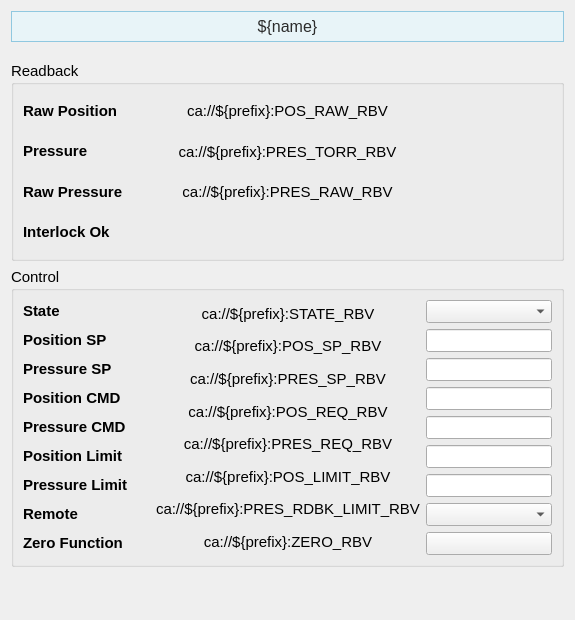
<?xml version="1.0" encoding="UTF-8"?>
<ui version="4.0">
 <class>Form</class>
 <widget class="QWidget" name="Form">
  <property name="geometry">
   <rect>
    <x>0</x>
    <y>0</y>
    <width>575</width>
    <height>620</height>
   </rect>
  </property>
  <property name="sizePolicy">
   <sizepolicy hsizetype="Preferred" vsizetype="Preferred">
    <horstretch>0</horstretch>
    <verstretch>0</verstretch>
   </sizepolicy>
  </property>
  <property name="windowTitle">
   <string>Form</string>
  </property>
  <layout class="QVBoxLayout" name="verticalLayout_3">
   <item>
    <widget class="PyDMLabel" name="PyDMLabel_11">
     <property name="maximumSize">
      <size>
       <width>16777215</width>
       <height>40</height>
      </size>
     </property>
     <property name="font">
      <font>
       <pointsize>12</pointsize>
      </font>
     </property>
     <property name="toolTip">
      <string/>
     </property>
     <property name="styleSheet">
      <string notr="true">    background-color: #e8f4f8;

    border: 1px solid #90c8e0;

    padding: 5px;

    color: rgb(43, 43, 43);</string>
     </property>
     <property name="text">
      <string>${name}</string>
     </property>
     <property name="alignment">
      <set>Qt::AlignCenter</set>
     </property>
    </widget>
   </item>
   <item>
    <spacer name="verticalSpacer_2">
     <property name="orientation">
      <enum>Qt::Vertical</enum>
     </property>
     <property name="sizeType">
      <enum>QSizePolicy::Fixed</enum>
     </property>
     <property name="sizeHint" stdset="0">
      <size>
       <width>20</width>
       <height>13</height>
      </size>
     </property>
    </spacer>
   </item>
   <item>
    <widget class="QGroupBox" name="groupBox">
     <property name="sizePolicy">
      <sizepolicy hsizetype="Preferred" vsizetype="Fixed">
       <horstretch>0</horstretch>
       <verstretch>0</verstretch>
      </sizepolicy>
     </property>
     <property name="minimumSize">
      <size>
       <width>0</width>
       <height>200</height>
      </size>
     </property>
     <property name="font">
      <font>
       <pointsize>11</pointsize>
      </font>
     </property>
     <property name="title">
      <string>Readback</string>
     </property>
     <layout class="QVBoxLayout" name="verticalLayout_14">
      <item>
       <layout class="QHBoxLayout" name="horizontalLayout_4" stretch="1,2,1">
        <item>
         <layout class="QVBoxLayout" name="verticalLayout">
          <item>
           <widget class="QLabel" name="interlock_ok_label_10">
            <property name="font">
             <font>
              <pointsize>11</pointsize>
             </font>
            </property>
            <property name="styleSheet">
             <string/>
            </property>
            <property name="text">
             <string>&lt;html&gt;&lt;head/&gt;&lt;body&gt;&lt;p&gt;&lt;span style=&quot; font-weight:600;&quot;&gt;Raw Position&lt;/span&gt;&lt;/p&gt;&lt;/body&gt;&lt;/html&gt;</string>
            </property>
           </widget>
          </item>
          <item>
           <widget class="QLabel" name="interlock_ok_label_13">
            <property name="font">
             <font>
              <pointsize>11</pointsize>
             </font>
            </property>
            <property name="styleSheet">
             <string/>
            </property>
            <property name="text">
             <string>&lt;html&gt;&lt;head/&gt;&lt;body&gt;&lt;p&gt;&lt;span style=&quot; font-weight:600;&quot;&gt;Pressure&lt;/span&gt;&lt;/p&gt;&lt;/body&gt;&lt;/html&gt;</string>
            </property>
           </widget>
          </item>
          <item>
           <widget class="QLabel" name="interlock_ok_label_14">
            <property name="font">
             <font>
              <pointsize>11</pointsize>
             </font>
            </property>
            <property name="styleSheet">
             <string/>
            </property>
            <property name="text">
             <string>&lt;html&gt;&lt;head/&gt;&lt;body&gt;&lt;p&gt;&lt;span style=&quot; font-weight:600;&quot;&gt;Raw Pressure&lt;/span&gt;&lt;/p&gt;&lt;/body&gt;&lt;/html&gt;</string>
            </property>
           </widget>
          </item>
          <item>
           <widget class="QLabel" name="interlock_ok_label_8">
            <property name="font">
             <font>
              <pointsize>11</pointsize>
             </font>
            </property>
            <property name="styleSheet">
             <string/>
            </property>
            <property name="text">
             <string>&lt;html&gt;&lt;head/&gt;&lt;body&gt;&lt;p&gt;&lt;span style=&quot; font-weight:600;&quot;&gt;Interlock Ok&lt;/span&gt;&lt;/p&gt;&lt;/body&gt;&lt;/html&gt;</string>
            </property>
           </widget>
          </item>
         </layout>
        </item>
        <item>
         <layout class="QVBoxLayout" name="verticalLayout_4">
          <item>
           <widget class="PyDMLabel" name="PyDMLabel_9">
            <property name="toolTip">
             <string/>
            </property>
            <property name="text">
             <string>ca://${prefix}:POS_RAW_RBV</string>
            </property>
            <property name="alignment">
             <set>Qt::AlignCenter</set>
            </property>
            <property name="precision">
             <number>0</number>
            </property>
            <property name="showUnits">
             <bool>false</bool>
            </property>
            <property name="precisionFromPV">
             <bool>true</bool>
            </property>
            <property name="alarmSensitiveContent">
             <bool>false</bool>
            </property>
            <property name="alarmSensitiveBorder">
             <bool>true</bool>
            </property>
            <property name="PyDMToolTip">
             <string/>
            </property>
            <property name="channel">
             <string>ca://${prefix}:POS_RAW_RBV</string>
            </property>
            <property name="enableRichText">
             <bool>false</bool>
            </property>
            <property name="displayLabelText">
             <bool>false</bool>
            </property>
            <property name="disconnectedText">
             <string/>
            </property>
           </widget>
          </item>
          <item>
           <widget class="PyDMLabel" name="PyDMLabel_12">
            <property name="toolTip">
             <string/>
            </property>
            <property name="text">
             <string>ca://${prefix}:PRES_TORR_RBV</string>
            </property>
            <property name="alignment">
             <set>Qt::AlignCenter</set>
            </property>
            <property name="precision">
             <number>0</number>
            </property>
            <property name="showUnits">
             <bool>false</bool>
            </property>
            <property name="precisionFromPV">
             <bool>true</bool>
            </property>
            <property name="alarmSensitiveContent">
             <bool>false</bool>
            </property>
            <property name="alarmSensitiveBorder">
             <bool>true</bool>
            </property>
            <property name="PyDMToolTip">
             <string/>
            </property>
            <property name="channel">
             <string>ca://${prefix}:PRES_TORR_RBV</string>
            </property>
            <property name="enableRichText">
             <bool>false</bool>
            </property>
            <property name="displayLabelText">
             <bool>false</bool>
            </property>
            <property name="disconnectedText">
             <string/>
            </property>
           </widget>
          </item>
          <item>
           <widget class="PyDMLabel" name="PyDMLabel_13">
            <property name="toolTip">
             <string/>
            </property>
            <property name="text">
             <string>ca://${prefix}:PRES_RAW_RBV</string>
            </property>
            <property name="alignment">
             <set>Qt::AlignCenter</set>
            </property>
            <property name="precision">
             <number>0</number>
            </property>
            <property name="showUnits">
             <bool>false</bool>
            </property>
            <property name="precisionFromPV">
             <bool>true</bool>
            </property>
            <property name="alarmSensitiveContent">
             <bool>false</bool>
            </property>
            <property name="alarmSensitiveBorder">
             <bool>true</bool>
            </property>
            <property name="PyDMToolTip">
             <string/>
            </property>
            <property name="channel">
             <string>ca://${prefix}:PRES_RAW_RBV</string>
            </property>
            <property name="enableRichText">
             <bool>false</bool>
            </property>
            <property name="displayLabelText">
             <bool>false</bool>
            </property>
            <property name="disconnectedText">
             <string/>
            </property>
           </widget>
          </item>
          <item>
           <widget class="PyDMByteIndicator" name="PyDMByteIndicator">
            <property name="toolTip">
             <string/>
            </property>
            <property name="channel">
             <string>ca://${prefix}:ILK_OK_RBV</string>
            </property>
            <property name="showLabels">
             <bool>false</bool>
            </property>
            <property name="circles">
             <bool>true</bool>
            </property>
           </widget>
          </item>
         </layout>
        </item>
        <item>
         <layout class="QVBoxLayout" name="verticalLayout_7">
          <item>
           <widget class="QLabel" name="label_15">
            <property name="text">
             <string/>
            </property>
           </widget>
          </item>
          <item>
           <widget class="QLabel" name="label_17">
            <property name="text">
             <string/>
            </property>
           </widget>
          </item>
          <item>
           <widget class="QLabel" name="label_16">
            <property name="text">
             <string/>
            </property>
           </widget>
          </item>
          <item>
           <widget class="QLabel" name="label_14">
            <property name="text">
             <string/>
            </property>
           </widget>
          </item>
         </layout>
        </item>
       </layout>
      </item>
     </layout>
    </widget>
   </item>
   <item>
    <widget class="QGroupBox" name="groupBox_2">
     <property name="sizePolicy">
      <sizepolicy hsizetype="Preferred" vsizetype="Fixed">
       <horstretch>0</horstretch>
       <verstretch>0</verstretch>
      </sizepolicy>
     </property>
     <property name="minimumSize">
      <size>
       <width>0</width>
       <height>300</height>
      </size>
     </property>
     <property name="font">
      <font>
       <pointsize>11</pointsize>
      </font>
     </property>
     <property name="title">
      <string>Control</string>
     </property>
     <layout class="QVBoxLayout" name="verticalLayout_15">
      <item>
       <layout class="QHBoxLayout" name="horizontalLayout_5" stretch="1,1,1">
        <item>
         <layout class="QVBoxLayout" name="verticalLayout_2">
          <item>
           <widget class="QLabel" name="interlock_ok_label_11">
            <property name="font">
             <font>
              <pointsize>11</pointsize>
             </font>
            </property>
            <property name="styleSheet">
             <string/>
            </property>
            <property name="text">
             <string>&lt;html&gt;&lt;head/&gt;&lt;body&gt;&lt;p&gt;&lt;span style=&quot; font-weight:600;&quot;&gt;State&lt;/span&gt;&lt;/p&gt;&lt;/body&gt;&lt;/html&gt;</string>
            </property>
           </widget>
          </item>
          <item>
           <widget class="QLabel" name="interlock_ok_label_3">
            <property name="font">
             <font>
              <pointsize>11</pointsize>
             </font>
            </property>
            <property name="styleSheet">
             <string/>
            </property>
            <property name="text">
             <string>&lt;html&gt;&lt;head/&gt;&lt;body&gt;&lt;p&gt;&lt;span style=&quot; font-weight:600;&quot;&gt;Position SP&lt;/span&gt;&lt;/p&gt;&lt;/body&gt;&lt;/html&gt;</string>
            </property>
           </widget>
          </item>
          <item>
           <widget class="QLabel" name="interlock_ok_label_15">
            <property name="font">
             <font>
              <pointsize>11</pointsize>
             </font>
            </property>
            <property name="styleSheet">
             <string/>
            </property>
            <property name="text">
             <string>&lt;html&gt;&lt;head/&gt;&lt;body&gt;&lt;p&gt;&lt;span style=&quot; font-weight:600;&quot;&gt;Pressure SP&lt;/span&gt;&lt;/p&gt;&lt;/body&gt;&lt;/html&gt;</string>
            </property>
           </widget>
          </item>
          <item>
           <widget class="QLabel" name="interlock_ok_label_16">
            <property name="font">
             <font>
              <pointsize>11</pointsize>
             </font>
            </property>
            <property name="styleSheet">
             <string/>
            </property>
            <property name="text">
             <string>&lt;html&gt;&lt;head/&gt;&lt;body&gt;&lt;p&gt;&lt;span style=&quot; font-weight:600;&quot;&gt;Position CMD&lt;/span&gt;&lt;/p&gt;&lt;/body&gt;&lt;/html&gt;</string>
            </property>
           </widget>
          </item>
          <item>
           <widget class="QLabel" name="interlock_ok_label_9">
            <property name="font">
             <font>
              <pointsize>11</pointsize>
             </font>
            </property>
            <property name="styleSheet">
             <string/>
            </property>
            <property name="text">
             <string>&lt;html&gt;&lt;head/&gt;&lt;body&gt;&lt;p&gt;&lt;span style=&quot; font-weight:600;&quot;&gt;Pressure CMD&lt;/span&gt;&lt;/p&gt;&lt;/body&gt;&lt;/html&gt;</string>
            </property>
           </widget>
          </item>
          <item>
           <widget class="QLabel" name="interlock_ok_label_18">
            <property name="font">
             <font>
              <pointsize>11</pointsize>
             </font>
            </property>
            <property name="styleSheet">
             <string/>
            </property>
            <property name="text">
             <string>&lt;html&gt;&lt;head/&gt;&lt;body&gt;&lt;p&gt;&lt;span style=&quot; font-weight:600;&quot;&gt;Position Limit&lt;/span&gt;&lt;/p&gt;&lt;/body&gt;&lt;/html&gt;</string>
            </property>
           </widget>
          </item>
          <item>
           <widget class="QLabel" name="interlock_ok_label_19">
            <property name="font">
             <font>
              <pointsize>11</pointsize>
             </font>
            </property>
            <property name="styleSheet">
             <string/>
            </property>
            <property name="text">
             <string>&lt;html&gt;&lt;head/&gt;&lt;body&gt;&lt;p&gt;&lt;span style=&quot; font-weight:600;&quot;&gt;Pressure Limit&lt;/span&gt;&lt;/p&gt;&lt;/body&gt;&lt;/html&gt;</string>
            </property>
           </widget>
          </item>
          <item>
           <widget class="QLabel" name="interlock_ok_label_20">
            <property name="font">
             <font>
              <pointsize>11</pointsize>
             </font>
            </property>
            <property name="styleSheet">
             <string/>
            </property>
            <property name="text">
             <string>&lt;html&gt;&lt;head/&gt;&lt;body&gt;&lt;p&gt;&lt;span style=&quot; font-weight:600;&quot;&gt;Remote&lt;/span&gt;&lt;/p&gt;&lt;/body&gt;&lt;/html&gt;</string>
            </property>
           </widget>
          </item>
          <item>
           <widget class="QLabel" name="interlock_ok_label_21">
            <property name="font">
             <font>
              <pointsize>11</pointsize>
             </font>
            </property>
            <property name="styleSheet">
             <string/>
            </property>
            <property name="text">
             <string>&lt;html&gt;&lt;head/&gt;&lt;body&gt;&lt;p&gt;&lt;span style=&quot; font-weight:600;&quot;&gt;Zero Function&lt;/span&gt;&lt;/p&gt;&lt;/body&gt;&lt;/html&gt;</string>
            </property>
           </widget>
          </item>
         </layout>
        </item>
        <item>
         <layout class="QVBoxLayout" name="verticalLayout_5">
          <item>
           <widget class="PyDMLabel" name="PyDMLabel_10">
            <property name="toolTip">
             <string/>
            </property>
            <property name="text">
             <string>ca://${prefix}:STATE_RBV</string>
            </property>
            <property name="alignment">
             <set>Qt::AlignCenter</set>
            </property>
            <property name="precision">
             <number>0</number>
            </property>
            <property name="showUnits">
             <bool>false</bool>
            </property>
            <property name="precisionFromPV">
             <bool>true</bool>
            </property>
            <property name="alarmSensitiveContent">
             <bool>false</bool>
            </property>
            <property name="alarmSensitiveBorder">
             <bool>true</bool>
            </property>
            <property name="PyDMToolTip">
             <string/>
            </property>
            <property name="channel">
             <string>ca://${prefix}:STATE_RBV</string>
            </property>
            <property name="enableRichText">
             <bool>false</bool>
            </property>
            <property name="displayLabelText">
             <bool>false</bool>
            </property>
            <property name="disconnectedText">
             <string/>
            </property>
           </widget>
          </item>
          <item>
           <widget class="PyDMLabel" name="PyDMLabel_6">
            <property name="toolTip">
             <string/>
            </property>
            <property name="text">
             <string>ca://${prefix}:POS_SP_RBV</string>
            </property>
            <property name="alignment">
             <set>Qt::AlignCenter</set>
            </property>
            <property name="showUnits">
             <bool>false</bool>
            </property>
            <property name="channel">
             <string>ca://${prefix}:POS_SP_RBV</string>
            </property>
            <property name="displayFormat">
             <enum>PyDMLabel::Exponential</enum>
            </property>
           </widget>
          </item>
          <item>
           <widget class="PyDMLabel" name="PyDMLabel_21">
            <property name="toolTip">
             <string/>
            </property>
            <property name="text">
             <string>ca://${prefix}:PRES_SP_RBV</string>
            </property>
            <property name="alignment">
             <set>Qt::AlignCenter</set>
            </property>
            <property name="precision">
             <number>0</number>
            </property>
            <property name="showUnits">
             <bool>true</bool>
            </property>
            <property name="precisionFromPV">
             <bool>true</bool>
            </property>
            <property name="alarmSensitiveContent">
             <bool>false</bool>
            </property>
            <property name="alarmSensitiveBorder">
             <bool>true</bool>
            </property>
            <property name="PyDMToolTip">
             <string/>
            </property>
            <property name="channel">
             <string>ca://${prefix}:PRES_SP_RBV</string>
            </property>
            <property name="enableRichText">
             <bool>false</bool>
            </property>
            <property name="displayLabelText">
             <bool>false</bool>
            </property>
            <property name="disconnectedText">
             <string/>
            </property>
            <property name="displayFormat">
             <enum>PyDMLabel::Exponential</enum>
            </property>
           </widget>
          </item>
          <item>
           <widget class="PyDMLabel" name="PyDMLabel_22">
            <property name="toolTip">
             <string/>
            </property>
            <property name="text">
             <string>ca://${prefix}:POS_REQ_RBV</string>
            </property>
            <property name="alignment">
             <set>Qt::AlignCenter</set>
            </property>
            <property name="precision">
             <number>0</number>
            </property>
            <property name="showUnits">
             <bool>false</bool>
            </property>
            <property name="precisionFromPV">
             <bool>true</bool>
            </property>
            <property name="alarmSensitiveContent">
             <bool>false</bool>
            </property>
            <property name="alarmSensitiveBorder">
             <bool>true</bool>
            </property>
            <property name="PyDMToolTip">
             <string/>
            </property>
            <property name="channel">
             <string>ca://${prefix}:POS_REQ_RBV</string>
            </property>
            <property name="enableRichText">
             <bool>false</bool>
            </property>
            <property name="displayLabelText">
             <bool>false</bool>
            </property>
            <property name="disconnectedText">
             <string/>
            </property>
           </widget>
          </item>
          <item>
           <widget class="PyDMLabel" name="PyDMLabel_7">
            <property name="toolTip">
             <string/>
            </property>
            <property name="text">
             <string>ca://${prefix}:PRES_REQ_RBV</string>
            </property>
            <property name="alignment">
             <set>Qt::AlignCenter</set>
            </property>
            <property name="showUnits">
             <bool>true</bool>
            </property>
            <property name="channel">
             <string>ca://${prefix}:PRES_REQ_RBV</string>
            </property>
            <property name="displayFormat">
             <enum>PyDMLabel::Exponential</enum>
            </property>
           </widget>
          </item>
          <item>
           <widget class="PyDMLabel" name="PyDMLabel_24">
            <property name="toolTip">
             <string/>
            </property>
            <property name="text">
             <string notr="true">ca://${prefix}:POS_LIMIT_RBV</string>
            </property>
            <property name="alignment">
             <set>Qt::AlignCenter</set>
            </property>
            <property name="channel">
             <string>ca://${prefix}:POS_LIMIT_RBV</string>
            </property>
           </widget>
          </item>
          <item>
           <widget class="PyDMLabel" name="PyDMLabel_25">
            <property name="toolTip">
             <string/>
            </property>
            <property name="text">
             <string notr="true">ca://${prefix}:PRES_RDBK_LIMIT_RBV</string>
            </property>
            <property name="alignment">
             <set>Qt::AlignCenter</set>
            </property>
            <property name="channel">
             <string>ca://${prefix}:PRES_RDBK_LIMIT_RBV</string>
            </property>
            <property name="displayFormat">
             <enum>PyDMLabel::Exponential</enum>
            </property>
           </widget>
          </item>
          <item>
           <widget class="PyDMLabel" name="PyDMLabel_26">
            <property name="toolTip">
             <string/>
            </property>
            <property name="text">
             <string notr="true">ca://${prefix}:ZERO_RBV</string>
            </property>
            <property name="alignment">
             <set>Qt::AlignCenter</set>
            </property>
            <property name="channel">
             <string>ca://${prefix}:ZERO_RBV</string>
            </property>
            <property name="displayFormat">
             <enum>PyDMLabel::Exponential</enum>
            </property>
           </widget>
          </item>
         </layout>
        </item>
        <item>
         <layout class="QVBoxLayout" name="verticalLayout_6">
          <item>
           <widget class="PyDMEnumComboBox" name="PyDMEnumComboBox_4">
            <property name="toolTip">
             <string/>
            </property>
            <property name="channel">
             <string notr="true">ca://${prefix}:STATE</string>
            </property>
           </widget>
          </item>
          <item>
           <widget class="PyDMLineEdit" name="PyDMLineEdit">
            <property name="toolTip">
             <string/>
            </property>
            <property name="showUnits">
             <bool>false</bool>
            </property>
            <property name="channel">
             <string>ca://${prefix}:POS_SP</string>
            </property>
           </widget>
          </item>
          <item>
           <widget class="PyDMLineEdit" name="PyDMLineEdit_3">
            <property name="toolTip">
             <string/>
            </property>
            <property name="showUnits">
             <bool>true</bool>
            </property>
            <property name="channel">
             <string>ca://${prefix}:PRES_SP</string>
            </property>
            <property name="displayFormat">
             <enum>PyDMLineEdit::Exponential</enum>
            </property>
           </widget>
          </item>
          <item>
           <widget class="PyDMLineEdit" name="PyDMLineEdit_4">
            <property name="toolTip">
             <string/>
            </property>
            <property name="showUnits">
             <bool>false</bool>
            </property>
            <property name="channel">
             <string>ca://${prefix}:POS_REQ</string>
            </property>
            <property name="displayFormat">
             <enum>PyDMLineEdit::Default</enum>
            </property>
           </widget>
          </item>
          <item>
           <widget class="PyDMLineEdit" name="PyDMLineEdit_2">
            <property name="toolTip">
             <string/>
            </property>
            <property name="showUnits">
             <bool>true</bool>
            </property>
            <property name="channel">
             <string>ca://${prefix}:PRES_REQ</string>
            </property>
            <property name="displayFormat">
             <enum>PyDMLineEdit::Exponential</enum>
            </property>
           </widget>
          </item>
          <item>
           <widget class="PyDMLineEdit" name="PyDMLineEdit_5">
            <property name="toolTip">
             <string/>
            </property>
            <property name="showUnits">
             <bool>false</bool>
            </property>
            <property name="channel">
             <string>ca://${prefix}:POS_LIMIT</string>
            </property>
            <property name="displayFormat">
             <enum>PyDMLineEdit::Default</enum>
            </property>
           </widget>
          </item>
          <item>
           <widget class="PyDMLineEdit" name="PyDMLineEdit_6">
            <property name="toolTip">
             <string/>
            </property>
            <property name="showUnits">
             <bool>true</bool>
            </property>
            <property name="channel">
             <string>ca://${prefix}:PRES_SET_LIMIT</string>
            </property>
            <property name="displayFormat">
             <enum>PyDMLineEdit::Exponential</enum>
            </property>
           </widget>
          </item>
          <item>
           <widget class="PyDMEnumComboBox" name="PyDMEnumComboBox_5">
            <property name="toolTip">
             <string/>
            </property>
            <property name="channel">
             <string notr="true">ca://${prefix}:REM_CTRL</string>
            </property>
           </widget>
          </item>
          <item>
           <widget class="PyDMPushButton" name="PyDMPushButton">
            <property name="toolTip">
             <string/>
            </property>
            <property name="channel">
             <string>ca://${prefix}:ZERO</string>
            </property>
            <property name="pressValue">
             <string>1</string>
            </property>
            <property name="releaseValue">
             <string>0</string>
            </property>
           </widget>
          </item>
         </layout>
        </item>
       </layout>
      </item>
     </layout>
    </widget>
   </item>
   <item>
    <spacer name="verticalSpacer">
     <property name="orientation">
      <enum>Qt::Vertical</enum>
     </property>
     <property name="sizeHint" stdset="0">
      <size>
       <width>20</width>
       <height>89</height>
      </size>
     </property>
    </spacer>
   </item>
  </layout>
 </widget>
 <customwidgets>
  <customwidget>
   <class>PyDMEnumComboBox</class>
   <extends>QComboBox</extends>
   <header>pydm.widgets.enum_combo_box</header>
  </customwidget>
  <customwidget>
   <class>PyDMLineEdit</class>
   <extends>QLineEdit</extends>
   <header>pydm.widgets.line_edit</header>
  </customwidget>
  <customwidget>
   <class>PyDMPushButton</class>
   <extends>QPushButton</extends>
   <header>pydm.widgets.pushbutton</header>
  </customwidget>
  <customwidget>
   <class>PyDMByteIndicator</class>
   <extends>QWidget</extends>
   <header>pydm.widgets.byte</header>
  </customwidget>
  <customwidget>
   <class>PyDMLabel</class>
   <extends>QLabel</extends>
   <header>pydm.widgets.label</header>
  </customwidget>
 </customwidgets>
 <resources/>
 <connections/>
</ui>
